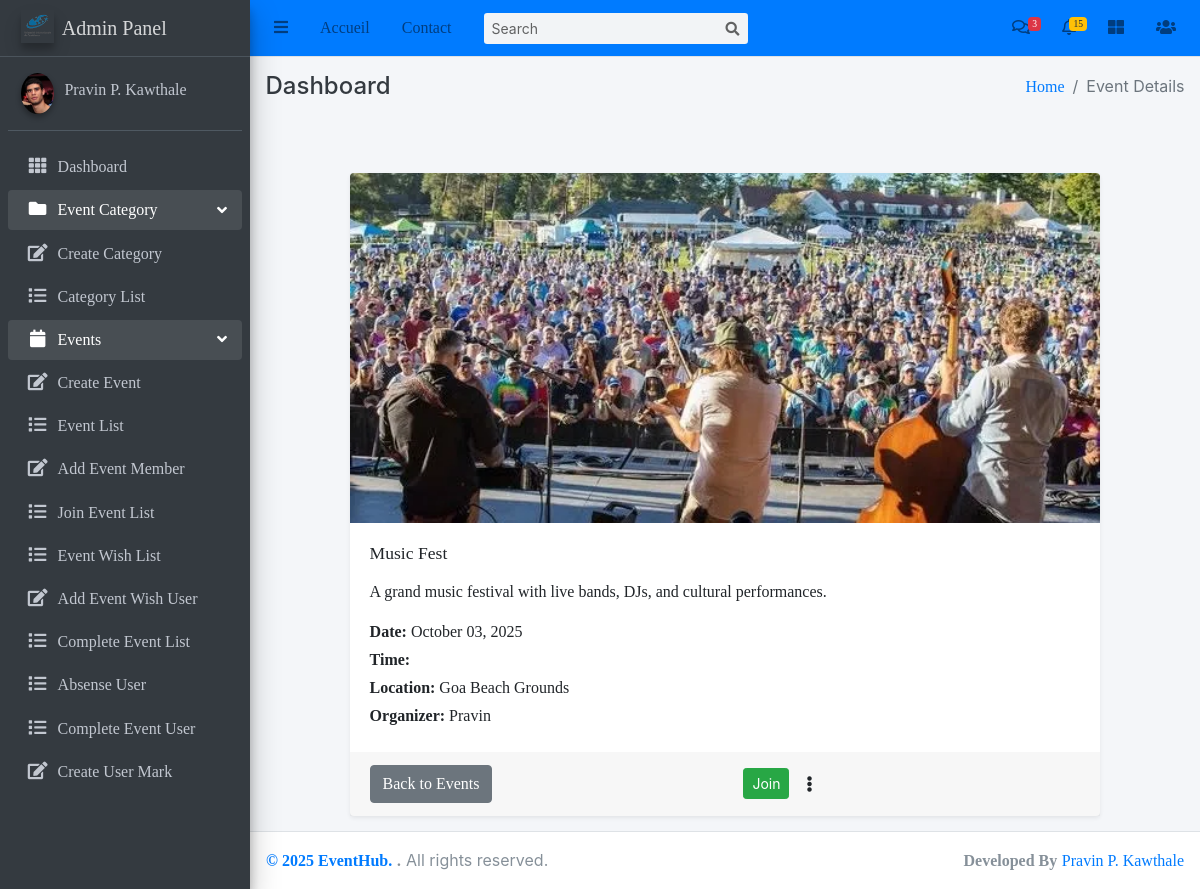
The app's page /Events/events/5/ with its own data.
### Event/models.py (models this page shows, shortened)
class Event(models.Model):
    title = models.CharField(max_length=100)
    description = models.TextField()
    category = models.ForeignKey(Category, on_delete=models.SET_NULL, null=True, related_name="events")
    date = models.DateTimeField()
    location = models.CharField(max_length=300)
    start_time = models.TimeField()
    end_time = models.TimeField()
    created_at = models.DateTimeField(auto_now_add=True)
    updated_at = models.DateTimeField(auto_now=True)
    organizer = models.ForeignKey(User, on_delete=models.CASCADE, related_name='events_created')
    participants = models.ManyToManyField(User, related_name='events_participated', blank=True)
    image = models.ImageField(upload_to="event_images/", default="event_images/default.png")
    comments_enabled=models.BooleanField(default=True)
    class Meta:
        ordering = ['-start_time']

### Event/views.py (the view)
# urls.py: path('events/<int:pk>/', views.EventDetails.as_view(), name='event_detail'),
class EventDetails(DetailView):
    model=Event
    template_name='Event/event_detail.html'
    context_object_name='event'

### templates/Event/event_detail.html (shortened to what this page needs)
{% extends 'base/base.html' %}
{% block breadcrumb %}Event Details{% endblock breadcrumb %}
{% load static %}
{% block content %}
<div class="container mt-5">
    <div class="row justify-content-center">
        <div class="col-md-10">
            <div class="card shadow-sm border-0 rounded-3">
                {% if event.image %}
                    <img src="{{ event.image.url }}" class="card-img-top rounded-top"
                          alt="{{ event.title }}" style="max-height: 350px; object-fit: cover;">
                {% endif %}
                <div class="card-body">
                    <h2 class="card-title text-center mb-3">{{ event.title }}</h2>
                    <p class="card-text fs-5">{{ event.description }}</p>
                    <p class="mb-1">
                        <strong>Date:</strong> {{ event.date|date:"F d, Y" }}
                    </p>
                    <p class="mb-1">
                        <strong>Time:</strong> {{ event.time|time:"h:i A" }}
                    </p>
                    <p class="mb-1">
                        <strong>Location:</strong> {{ event.location }}
                    </p>
                    <p class="mb-1">
                        <strong>Organizer:</strong> {{ event.organizer.username }}
                    </p>
                </div>
                <div class="card-footer d-flex justify-content-between align-items-center">
                    <a href="{% url 'event_list' %}" class="btn btn-secondary">Back to Events</a>
                    <div class="d-flex align-items-center gap-2">
                        {% if request.user == event.organizer %}
                            <a href="{% url 'event_update' event.pk %}" class="btn btn-primary">Edit</a>
                            <a href="{% url 'event_delete' event.pk %}" class="btn btn-danger">Delete</a>
                        {% else %}
                           <form action="{% url 'join_event' event.id %}" method="post" class="d-inline">
                                <button type="submit" class="btn btn-sm btn-success">
                                    {% if request.user in event.participants.all %}
                                        Leave
                                    {% else %}
                                        Join
                                    {% endif %}
                                </button>
                            </form>
                            <div class="dropdown dropup">
                                <button class="btn p-0" type="button"
                                    id="dropdown3{{ event.pk }}" data-bs-toggle="dropdown" aria-expanded="false"
                                    style="width: 40px; height: 40px; border: none; background: transparent; display: flex; align-items: center; justify-content: center;">
                                    <i class="fas fa-ellipsis-v"></i>
                                </button>
                            </div>
                        {% endif %}
                    </div>
                </div>
            </div>
        </div>
    </div>
</div>
{% endblock content %}

### records on screen
Event: image (picture), title "Music Fest", description "A grand music festival with live bands, DJs, and cultural performances.", date "October 03, 2025", location "Goa Beach Grounds", organizer.username "Pravin"
